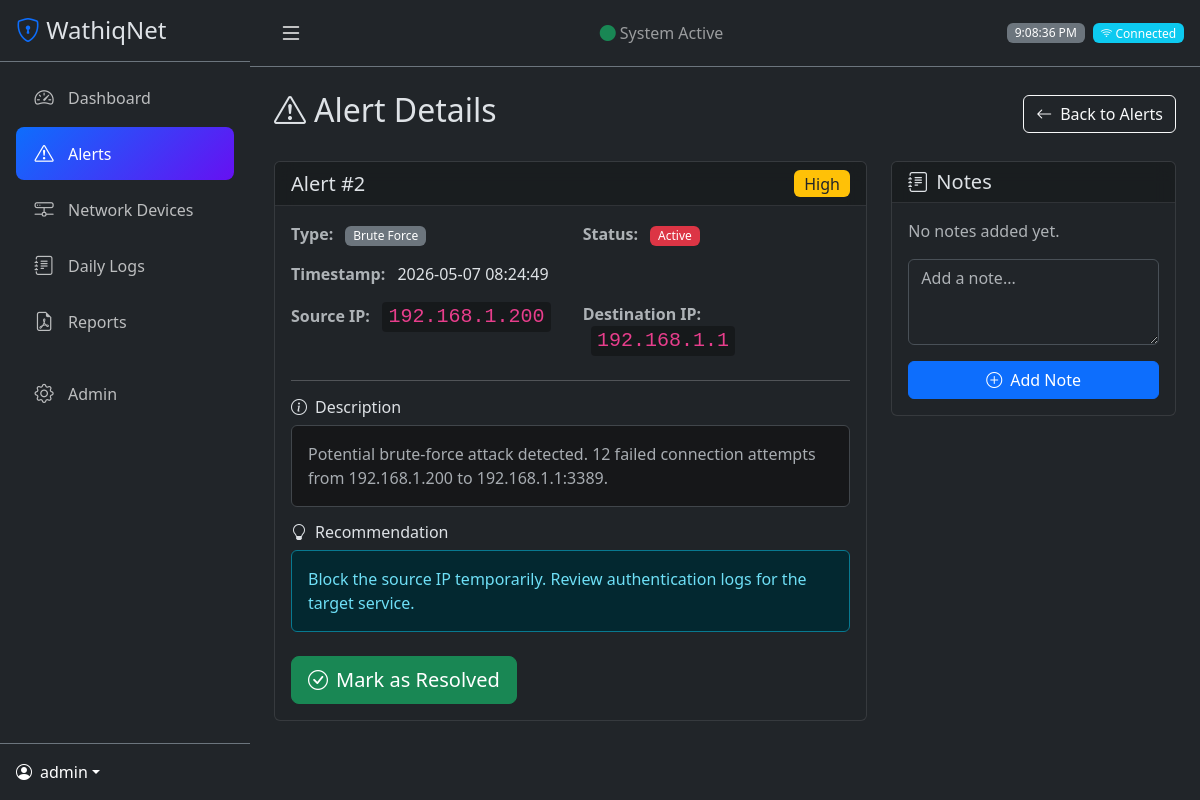
Screenshot of /alerts/2 (signed in) with the database file from the repository.
### app/models/user.py (models this page shows, shortened)
class User(UserMixin, db.Model):
    __tablename__ = 'users'
    id = db.Column(db.Integer, primary_key=True)
    username = db.Column(db.String(80), unique=True, nullable=False)
    email = db.Column(db.String(120), unique=True, nullable=False)
    password_hash = db.Column(db.String(256), nullable=False)
    role = db.Column(db.String(20), nullable=False, default='viewer')  # admin or viewer
    created_at = db.Column(db.DateTime, default=datetime.utcnow)
    last_login = db.Column(db.DateTime)
    is_active = db.Column(db.Boolean, default=True)
    def is_admin(self):
        return self.role == 'admin'

### app/models/alert.py (models this page shows, shortened)
class Alert(db.Model):
    __tablename__ = 'alerts'
    id = db.Column(db.Integer, primary_key=True)
    timestamp = db.Column(db.DateTime, nullable=False, default=datetime.utcnow, index=True)
    alert_type = db.Column(db.String(50), nullable=False)  # traffic_spike, brute_force, suspicious_ip, port_scan, protocol_anomaly
    severity = db.Column(db.String(20), nullable=False)  # low, medium, high, critical
    source_ip = db.Column(db.String(45))
    destination_ip = db.Column(db.String(45))
    description = db.Column(db.Text, nullable=False)
    recommendation = db.Column(db.Text)
    is_resolved = db.Column(db.Boolean, default=False)
    resolved_at = db.Column(db.DateTime)
    resolved_by = db.Column(db.Integer, db.ForeignKey('users.id'))
    notes = db.Column(db.Text)
    related_log_ids = db.Column(db.Text)  # Comma-separated log IDs

### app/routes/alerts.py (the view)
@alerts_bp.route('/alerts/<int:alert_id>')
@login_required
def detail(alert_id):
    alert = Alert.query.get_or_404(alert_id)
    return render_template('alert_detail.html', alert=alert)

### app/models/user.py (called while the page is built)
@login_manager.user_loader
def load_user(user_id):
    return User.query.get(int(user_id))

### templates/alert_detail.html (shortened to what this page needs)
{% extends "base.html" %}
{% block content %}
<div class="d-flex justify-content-between align-items-center mb-4">
    <h2><i class="bi bi-exclamation-triangle me-2"></i>Alert Details</h2>
    <a href="{{ url_for('alerts.index') }}" class="btn btn-outline-light">
        <i class="bi bi-arrow-left me-2"></i>Back to Alerts
    </a>
</div>
<div class="row g-4">
    <div class="col-lg-8">
        <div class="card">
            <div class="card-header d-flex justify-content-between align-items-center">
                <h5 class="mb-0">Alert #{{ alert.id }}</h5>
                {% if alert.severity == 'critical' %}
                <span class="badge bg-danger fs-6">Critical</span>
                {% elif alert.severity == 'high' %}
                <span class="badge bg-warning text-dark fs-6">High</span>
                {% elif alert.severity == 'medium' %}
                <span class="badge bg-info fs-6">Medium</span>
                {% else %}
                <span class="badge bg-success fs-6">Low</span>
                {% endif %}
            </div>
            <div class="card-body">
                <div class="row mb-3">
                    <div class="col-md-6">
                        <strong class="text-muted">Type:</strong>
                        <span class="badge bg-secondary ms-2">{{ alert.alert_type|replace('_', ' ')|title }}</span>
                    </div>
                    <div class="col-md-6">
                        <strong class="text-muted">Status:</strong>
                        {% if alert.is_resolved %}
                        <span class="badge bg-success ms-2">Resolved</span>
                        {% else %}
                        <span class="badge bg-danger ms-2">Active</span>
                        {% endif %}
                    </div>
                </div>
                <div class="row mb-3">
                    <div class="col-md-6">
                        <strong class="text-muted">Timestamp:</strong>
                        <span class="ms-2">{{ alert.timestamp.strftime('%Y-%m-%d %H:%M:%S') }}</span>
                    </div>
                </div>
                <div class="row mb-4">
                    <div class="col-md-6">
                        <strong class="text-muted">Source IP:</strong>
                        <code class="ms-2 fs-5">{{ alert.source_ip or 'N/A' }}</code>
                    </div>
                    <div class="col-md-6">
                        <strong class="text-muted">Destination IP:</strong>
                        <code class="ms-2 fs-5">{{ alert.destination_ip or 'N/A' }}</code>
                    </div>
                </div>
                <hr>
                <h6><i class="bi bi-info-circle me-2"></i>Description</h6>
                <div class="alert alert-secondary">
                    {{ alert.description }}
                </div>
                <h6><i class="bi bi-lightbulb me-2"></i>Recommendation</h6>
                <div class="alert alert-info">
                    {{ alert.recommendation or 'No specific recommendation provided.' }}
                </div>
                {% if not alert.is_resolved %}
                <form action="{{ url_for('alerts.resolve', alert_id=alert.id) }}" method="POST" class="mt-4">
                    <button type="submit" class="btn btn-success btn-lg">
                        <i class="bi bi-check-circle me-2"></i>Mark as Resolved
                    </button>
                </form>
                {% endif %}
            </div>
        </div>
    </div>
    <div class="col-lg-4">
        <div class="card">
            <div class="card-header">
                <h5 class="mb-0"><i class="bi bi-journal-text me-2"></i>Notes</h5>
            </div>
            <div class="card-body">
                {% if alert.notes %}
                <div class="notes-content mb-3" style="white-space: pre-wrap; max-height: 300px; overflow-y: auto;">{{ alert.notes }}</div>
                {% else %}
                <p class="text-muted mb-3">No notes added yet.</p>
                {% endif %}
                <form action="{{ url_for('alerts.add_note', alert_id=alert.id) }}" method="POST">
                    <div class="mb-3">
                        <textarea name="note" class="form-control" rows="3" placeholder="Add a note..." required></textarea>
                    </div>
                    <button type="submit" class="btn btn-primary w-100">
                        <i class="bi bi-plus-circle me-2"></i>Add Note
                    </button>
                </form>
            </div>
        </div>
    </div>
</div>
{% endblock %}

### templates/base.html (shortened to what this page needs)
<!DOCTYPE html>
<html lang="en" data-bs-theme="dark">
<head>
    <link href="https://cdn.jsdelivr.net/npm/bootstrap@5.3.2/dist/css/bootstrap.min.css" rel="stylesheet">
    <link href="https://cdn.jsdelivr.net/npm/bootstrap-icons@1.11.1/font/bootstrap-icons.css" rel="stylesheet">
    <link rel="stylesheet" href="{{ url_for('static', filename='css/style.css') }}">
</head>
<body>
    {% if current_user.is_authenticated %}
    <div class="d-flex">
        <nav id="sidebar" class="sidebar bg-dark">
            <div class="sidebar-header p-3 border-bottom border-secondary">
                <h4 class="mb-0">
                    <i class="bi bi-shield-lock text-primary"></i>
                    <span class="sidebar-text">WathiqNet</span>
                </h4>
            </div>
            <ul class="nav flex-column p-2">
                <li class="nav-item">
                    <a class="nav-link {{ 'active' if request.endpoint == 'dashboard.index' }}" href="{{ url_for('dashboard.index') }}">
                        <i class="bi bi-speedometer2"></i>
                        <span class="sidebar-text">Dashboard</span>
                    </a>
                </li>
                <li class="nav-item">
                    <a class="nav-link {{ 'active' if 'alerts' in request.endpoint }}" href="{{ url_for('alerts.index') }}">
                        <i class="bi bi-exclamation-triangle"></i>
                        <span class="sidebar-text">Alerts</span>
                    </a>
                </li>
                <li class="nav-item">
                    <a class="nav-link {{ 'active' if 'devices' in request.endpoint }}" href="{{ url_for('devices.index') }}">
                        <i class="bi bi-hdd-network"></i>
                        <span class="sidebar-text">Network Devices</span>
                    </a>
                </li>
                <li class="nav-item">
                    <a class="nav-link {{ 'active' if 'logs' in request.endpoint }}" href="{{ url_for('logs.index') }}">
                        <i class="bi bi-journal-text"></i>
                        <span class="sidebar-text">Daily Logs</span>
                    </a>
                </li>
                <li class="nav-item">
                    <a class="nav-link {{ 'active' if 'reports' in request.endpoint }}" href="{{ url_for('reports.index') }}">
                        <i class="bi bi-file-earmark-pdf"></i>
                        <span class="sidebar-text">Reports</span>
                    </a>
                </li>
                {% if current_user.is_admin() %}
                <li class="nav-item mt-3">
                    <a class="nav-link {{ 'active' if 'admin' in request.endpoint }}" href="{{ url_for('admin.index') }}">
                        <i class="bi bi-gear"></i>
                        <span class="sidebar-text">Admin</span>
                    </a>
                </li>
                {% endif %}
            </ul>
            <div class="sidebar-footer p-3 mt-auto border-top border-secondary">
                <div class="dropdown">
                    <a href="#" class="d-flex align-items-center text-white text-decoration-none dropdown-toggle" data-bs-toggle="dropdown">
                        <i class="bi bi-person-circle me-2"></i>
                        <span class="sidebar-text">{{ current_user.username }}</span>
                    </a>
                </div>
            </div>
        </nav>
        <main class="main-content flex-grow-1">
            <nav class="navbar navbar-dark bg-dark border-bottom border-secondary px-3">
                <button class="btn btn-link text-white" id="sidebarToggle">
                    <i class="bi bi-list fs-4"></i>
                </button>
                <span class="navbar-text">
                    <span class="text-success"><i class="bi bi-circle-fill"></i></span>
                    System Active
                </span>
                <div class="d-flex align-items-center">
                    <span class="badge bg-secondary me-2" id="current-time"></span>
                    <span class="badge bg-info" id="connection-status">
                        <i class="bi bi-wifi"></i> Connected
                    </span>
                </div>
            </nav>
            <div class="container-fluid p-4">
                {% block content %}{% endblock %}
            </div>
        </main>
    </div>
    {% endif %}
</body>
</html>

### static/css/style.css (style rules this page uses)
:root { --sidebar-width: 250px; --sidebar-collapsed-width: 70px; --topbar-height: 56px; }
.sidebar { width: var(--sidebar-width); min-height: 100vh; position: fixed; left: 0; top: 0; z-index: 1000; transition: width 0.3s ease; display: flex; flex-direction: column; }
.sidebar .nav-link { color: rgba(255, 255, 255, 0.7); padding: 0.75rem 1rem; margin: 0.1rem 0.5rem; border-radius: 0.5rem; transition: all 0.2s ease; display: flex; align-items: center; gap: 0.75rem; }
.sidebar .nav-link.active { color: #fff; background: linear-gradient(135deg, #0d6efd 0%, #6610f2 100%); }
.sidebar .nav-link i { font-size: 1.2rem; width: 24px; text-align: center; }
.sidebar-footer { margin-top: auto; }
.main-content { margin-left: var(--sidebar-width); min-height: 100vh; transition: margin-left 0.3s ease; }
.card { border: 1px solid rgba(255, 255, 255, 0.1); background: rgba(33, 37, 41, 0.8); backdrop-filter: blur(10px); }
.card-header { background: rgba(0, 0, 0, 0.2); border-bottom: 1px solid rgba(255, 255, 255, 0.1); }
code { background: rgba(0, 0, 0, 0.3); padding: 0.2rem 0.4rem; border-radius: 0.25rem; color: #e83e8c; }
.badge { font-weight: 500; }

### rows the page displays
User: username "admin"
Alert: id "2", alert_type "Brute Force", timestamp "2026-05-07 08:24:49", source_ip "192.168.1.200", destination_ip "192.168.1.1", description "Potential brute-force attack detected. 12 failed connection attempts from 192.168.1.200 to 192.168.1.1:3389.", recommendation "Block the source IP temporarily. Review authentication logs for the target service."
